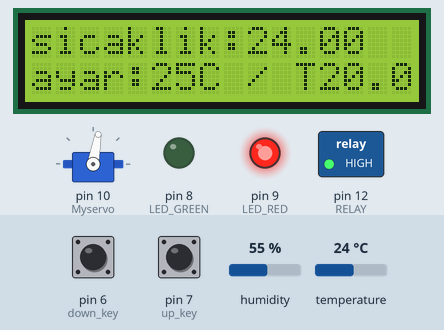
Bench run of a sketch on a simulated Arduino Uno, built with avr-gcc and run on an emulated ATmega328P. On the bench: 16×2 character LCD, servo, switched loads named in the sketch (green lamp = pin HIGH), output pins drawn as LEDs (lit = HIGH). The inputs (shaded band) are chosen by the test bench; at power-on: temperature 24 °C, pin 7 (up_key) HIGH, pin 6 (down_key) HIGH, humidity 55 %.

Above: at 3.2 s.
3.3 s: temperature set to 19 °C
At 6.0 s:
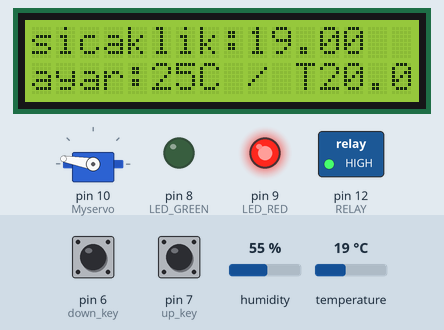
9.5 s: pin 7 (up_key) pulled LOW for 1 s
At 11.7 s:
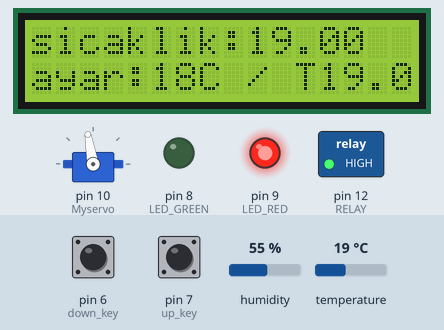
12.0 s: temperature set to 21 °C
At 14.9 s:
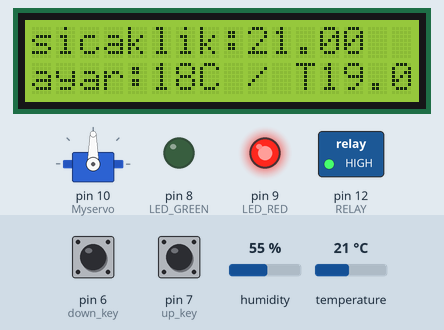
18.2 s: pin 7 (up_key) pulled LOW for 0.15 s
At 19.2 s:
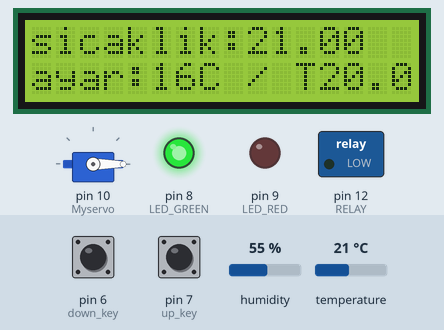
21.8 s: pin 6 (down_key) pulled LOW for 3.2 s
At 25.0 s:
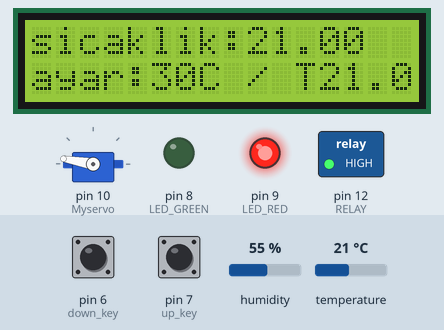
26.5 s: temperature set to 25 °C
At 29.1 s:
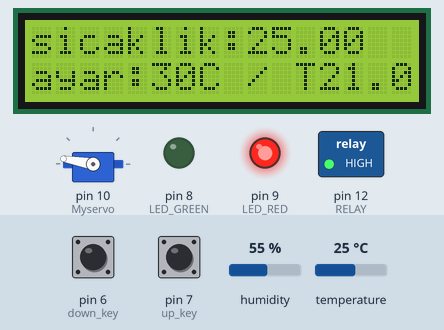
30.9 s: temperature set to 28 °C
Timing chart, 0 to 40.1 s (numbered marks = the images above; inputs shaded):
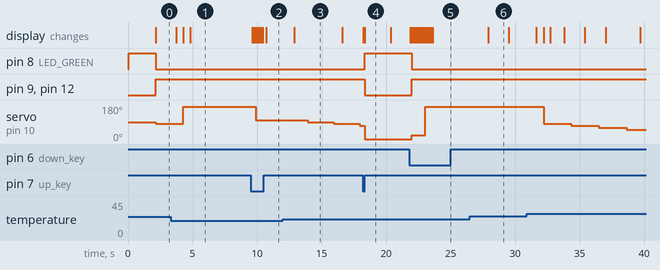

Measured:
- after the input at 9.5 s, servo on pin 10 (Myservo): 170° → 100° after 0.40 s; the display: first changes after 0.14 s (image 2 shows a later state)
- after the input at 12.0 s, servo on pin 10 (Myservo): 100° → 90° after 1.9 s, → 80° 2.0 s later, → 70° 2.0 s later; the display: changes after 0.87 s (image 3)
- after the input at 18.2 s, pin 8 (LED_GREEN): LOW → HIGH after 0.16 s; pin 9 (LED_RED), pin 12 (RELAY): HIGH → LOW after 0.16 s; servo on pin 10 (Myservo): 70° → 0° after 0.16 s; the display: first changes at once (image 4 shows a later state)
- after the input at 21.8 s, pin 8 (LED_GREEN): HIGH → LOW after 0.19 s; pin 9 (LED_RED), pin 12 (RELAY): LOW → HIGH after 0.19 s; servo on pin 10 (Myservo): 0° → 20° after 0.19 s, → 170° 1.1 s later; the display: first changes after 0.06 s (image 5 shows a later state)
- after the input at 26.5 s, the display: changes after 1.4 s (image 6)
- after the input at 30.9 s, servo on pin 10 (Myservo): 170° → 80° after 1.3 s, → 70° 2.1 s later, → 60° 2.1 s later, → 50° 2.1 s later
- what the display in image 3 shows lasts 3.7 s, from 12.9 s to 16.6 s

The sketch:

9_heat_control.ino
```cpp
#include <Wire.h>
#include <FaBoLCD_PCF8574.h>
FaBoLCD_PCF8574 lcd;

#include <Adafruit_Sensor.h>
#include <DHT.h>
#include <DHT_U.h>
#define DHTPIN 2
#define DHTTYPE    DHT11
DHT dht(DHTPIN, DHTTYPE);
uint32_t delayMS;


#include<Servo.h>
Servo Myservo;

const int LED_RED=9; //Red LED
const int LED_GREEN=8; //Green LED
const int RELAY=12; //Lock Relay or motor
const int up_key=7;
const int down_key=6;
// #define up_key 8
// #define down_key 7
// #define LED_RED 9
// #define LED_GREEN 8
int SetPoint=25;
unsigned long previousMillis = 0;        // will store last time LED was updated
const long interval = 500;              //ortalama sıcaklık hesaplama süresi
unsigned long previousMillis2 = 0;        // will store last time LED was updated
const long interval2 = 2000;

double T1=0;//interval önceki sıcaklık
double T2=0;
int step1=10; //step size for inc
int step2=20;
int pos=90;


//ortalama sıcaklık için

const int numReadings = 15;
int readings[numReadings];      // the readings from the analog input
int readIndex = 0;              // the index of the current reading
int total = numReadings*20;                  // the running total
int average = 20;

const int numReadings2 = 3;
int readings2[numReadings2];      // 2. sayaç
int readIndex2 = 0;              // 2.sayaç
int total2 = numReadings2*20;                  // 2.sayaç
int average2 = 20;
//test-----------------------
int a=0;

//test----------


void setup() {

pinMode(LED_RED,OUTPUT);
pinMode(LED_GREEN,OUTPUT);
pinMode(RELAY,OUTPUT);
pinMode(up_key,INPUT);
pinMode(down_key,INPUT);
digitalWrite(up_key,HIGH);
digitalWrite(down_key,HIGH);


//--------------------------

Serial.begin(9600);

lcd.begin(16, 2);
// Print a message to the LCD.
lcd.print("sicaklik=");
lcd.setCursor(0, 1);
lcd.print("ayar=");

dht.begin();
sensor_t sensor;

digitalWrite(LED_GREEN,HIGH);  //Green LED Off
digitalWrite(LED_RED,LOW);     //Red LED On
digitalWrite(RELAY,LOW);       //Turn off Relay
Myservo.attach(10);

//ortalama sıcaklık
// initialize all the readings to 0:
  for (int thisReading = 0; thisReading < numReadings; thisReading++) {
    readings[thisReading] = 20;}
  for (int thisReading2 = 0; thisReading2 < numReadings2; thisReading2++) {
    readings2[thisReading2] = 20;}
 delay(2000);

}


void loop() {

//Buton led test

//   if(digitalRead(up_key)==1){
//      digitalWrite(LED_RED,HIGH);
//       digitalWrite(LED_GREEN,HIGH);
//     }
//   else{
//     digitalWrite(LED_RED,LOW);
//     digitalWrite(LED_GREEN,LOW);
//     }

//   if(digitalRead(down_key)==1){
//      digitalWrite(LED_GREEN,HIGH);
//     }
//   else{
//     digitalWrite(LED_GREEN,LOW);
//     }

//Servo test
// Myservo.write(a);
// delay(1000);
// if (a<180) a=a+20;
//dht lcd yazdırma
// float temp=dht.readTemperature();
// float hum=dht.readHumidity();
// lcd.setCursor(7,0);
// lcd.print(temp);
// lcd.setCursor(7,1);
// lcd.print(hum);
// Serial.println(temp);
// Serial.println(hum);
// test sonu------------------

double T0=dht.readTemperature();

unsigned long currentMillis = millis();
 if (currentMillis - previousMillis >= interval) {

    previousMillis = currentMillis;


  total = total - readings[readIndex];
  readings[readIndex] = T0;
  total = total + readings[readIndex];
  readIndex = readIndex + 1;
  if (readIndex >= numReadings)
  {
    readIndex = 0;
  }
T1 = total / numReadings;
 }

  lcd.setCursor(0,0);
  lcd.print("sicaklik:");    //Do not display entered keys
  lcd.print(T0);


  //Get user input for setpoints
  if(digitalRead(down_key)==1)
  {
    if(SetPoint>15)
    {
      SetPoint--;
    }
  }
  if(digitalRead(up_key)==1)
  {
    if(SetPoint<30)
    {
      SetPoint++;
    }
  }
 //Display Set point on LCD
  lcd.setCursor(0,1);
  lcd.print("ayar:");
  lcd.print(SetPoint);
  lcd.print("C / T1");
  lcd.setCursor(12,1);
  lcd.print(T1);


//Check T0 is in limit
if(T0 > (SetPoint+4))
{
  Myservo.write(0);
  pos=20;
   digitalWrite(RELAY,LOW);    //Turn off heater
   digitalWrite(LED_RED,LOW);
   digitalWrite(LED_GREEN,HIGH);  //Turn on Green LED
}
else if (T0<(SetPoint-4))
{
  Myservo.write(170);
  pos=90;
  digitalWrite(RELAY,HIGH);    //Turn on heater %100
  digitalWrite(LED_GREEN,LOW);
  digitalWrite(LED_RED,HIGH);  //Turn on RED LED
}

//
else if (T0>(SetPoint-4)& T0<(SetPoint+4)& (currentMillis - previousMillis2 >= interval2) )
{
  if (T1<T0)
  {pos=(pos-step1);}
  else if (T1>T0)
  {pos = (pos+step1);}

  Myservo.write(pos);
  digitalWrite(RELAY,HIGH);    //Turn on heater %50
  digitalWrite(LED_GREEN,LOW);
  digitalWrite(LED_RED,HIGH);  //Turn on RED LED
   previousMillis2 = currentMillis;

}

  delay(100); //Update at every

}
```
